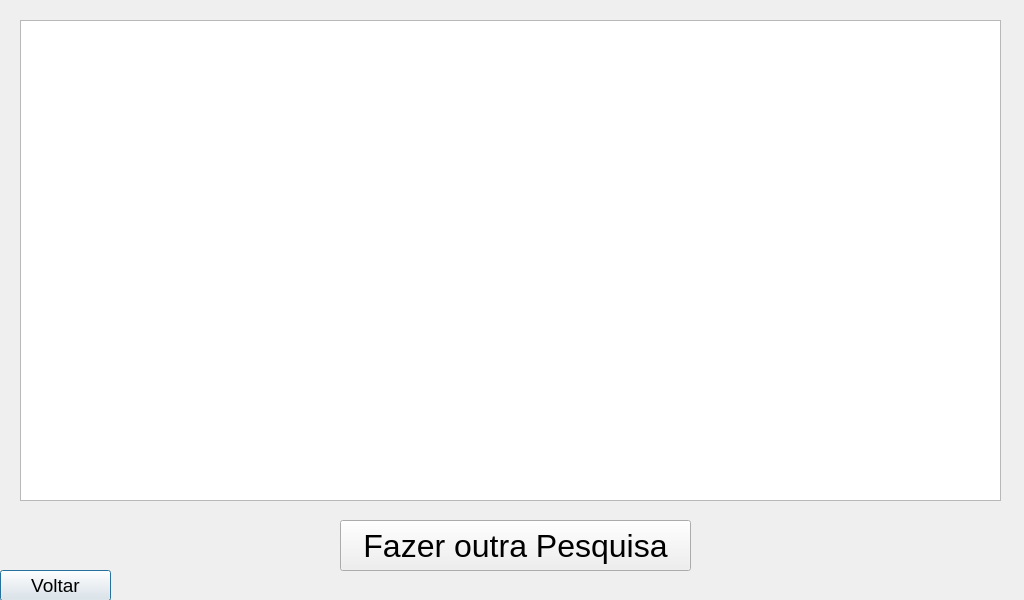
<?xml version="1.0" encoding="UTF-8"?>
<ui version="4.0">
 <class>Dialog</class>
 <widget class="QDialog" name="Dialog">
  <property name="geometry">
   <rect>
    <x>0</x>
    <y>0</y>
    <width>1024</width>
    <height>600</height>
   </rect>
  </property>
  <property name="windowTitle">
   <string>Dialog</string>
  </property>
  <widget class="QTableWidget" name="tableWidget">
   <property name="geometry">
    <rect>
     <x>20</x>
     <y>20</y>
     <width>981</width>
     <height>481</height>
    </rect>
   </property>
   <property name="font">
    <font>
     <family>Arial</family>
     <pointsize>14</pointsize>
    </font>
   </property>
  </widget>
  <widget class="QPushButton" name="voltarButton">
   <property name="geometry">
    <rect>
     <x>0</x>
     <y>570</y>
     <width>111</width>
     <height>31</height>
    </rect>
   </property>
   <property name="font">
    <font>
     <family>Arial</family>
     <pointsize>14</pointsize>
    </font>
   </property>
   <property name="text">
    <string>Voltar</string>
   </property>
  </widget>
  <widget class="QPushButton" name="pesquisarButton">
   <property name="geometry">
    <rect>
     <x>340</x>
     <y>520</y>
     <width>351</width>
     <height>51</height>
    </rect>
   </property>
   <property name="font">
    <font>
     <family>Arial</family>
     <pointsize>24</pointsize>
    </font>
   </property>
   <property name="text">
    <string>Fazer outra Pesquisa</string>
   </property>
  </widget>
 </widget>
 <resources/>
 <connections/>
</ui>
